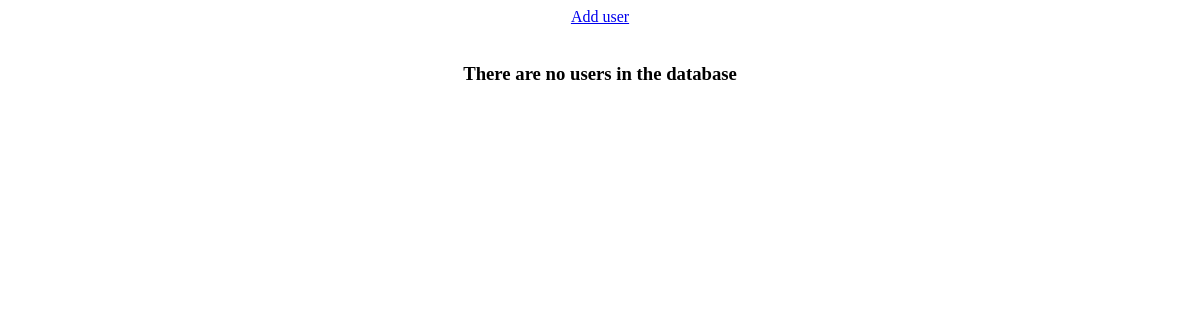
Before: / with the older database file.
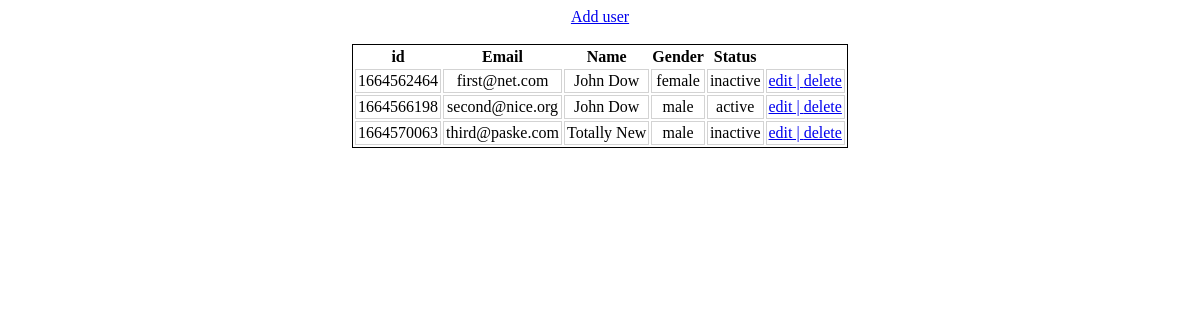
After: the same page with the newer database file.
### tables this page shows
CREATE TABLE `users` (
  `id` bigint NOT NULL,
  `email` varchar(255) NOT NULL,
  `name` varchar(255) NOT NULL,
  `gender` varchar(30) NOT NULL,
  `status` varchar(30) NOT NULL
);

### App/Controllers/UserController.php (called while the page is built, shortened)
<?php
class UserController
{
    private View $view;
    private User $user;
    public function __construct()
    {
        $this->view = new View(__DIR__ . '/../../Views');
        $this->user = new User();
    }
    public function viewAll(array $args = []): void
    {
        $users = $this->user->getAll();
        $this->view->renderHtml('User/ViewAll.php', ['users' => $users, 'args' => $args]);
    }
}

### Config/db.php (called while the page is built)
<?php
return [
    'db' => [
        'host' => 'task1-db-1',
        'dbname' => 'app_db',
        'user' => 'db_user',
        'password' => '321',
    ]
];

### App/Db.php (called while the page is built, shortened)
<?php
class Db
{
    private $pdo;
    public function __construct()
    {
        $dbInit = (require __DIR__ . '/../Config/db.php')['db'];
        $this->pdo = new \PDO(
            'mysql:host=' . $dbInit['host'] . '; dbname=' . $dbInit['dbname'],
            $dbInit['user'],
            $dbInit['password']
        );
    }
    public function getAll(): ?array
    {
        $result = $this->pdo->query('SELECT * FROM `users`');
        return $result->fetchAll() ?? null;
    }
}

### App/Models/User.php (called while the page is built, shortened)
<?php
class User
{
    private $db;
    public function __construct()
    {
        $this->db = new Db();
    }
    public function getAll(): ?array
    {
        return $this->db->getAll();
    }
}

### Config/routes.php (called while the page is built)
<?php
return [
    '/' => [App\Controllers\UserController::class, 'viewAll'],
    '/add' => [App\Controllers\UserController::class, 'addForm'],
    '/user/add' => [App\Controllers\UserController::class, 'add'],
    '/user/edit' => [App\Controllers\UserController::class, 'editForm'],
    '/user/delete' => [App\Controllers\UserController::class, 'delete'],
    '/edit' => [App\Controllers\UserController::class, 'edit']
];

### App/Router.php (called while the page is built, shortened)
<?php
class Router
{
    public function getController(): ?array
    {
        $routes = require __DIR__ . '/../Config/routes.php';
        $route = explode('/', $_SERVER['REQUEST_URI']);
        $args = [];
        for ($i = 3; $i < count($route); $i++) {
            $args[] = $route[$i] ?? '';
        }
        $route = count($route) <= 3  ? $route : array_slice($route, 0, 3);
        foreach ($routes as $path => $controllerAndAction) {
            $path = explode('/', $path);
            if ($path == $route) {
                $controllerAndAction[] = $args;
                return $controllerAndAction;
            }
        }
        return null;
    }
}

### Views/User/ViewAll.php (the view, shortened to what this page needs)
<!DOCTYPE html>
<html lang="en">
<head>
</head>
<body>
<div style="text-align: center;">
    <a href="/add">Add user</a>
<br>
<br>
    <?php if (!is_null($users) && !empty($users)): ?>
        <table class="center">
            <tr>
                <th>id</th>
                <th>Email</th>
                <th>Name</th>
                <th>Gender</th>
                <th>Status</th>
            </tr>
    <?php
            foreach ($users as $user): ?>
                <tr>
                    <td><?= $user['id'] ?></td>
                    <td><?= $user['email'] ?></td>
                    <td><?= $user['name'] ?></td>
                    <td><?= $user['gender'] ?></td>
                    <td><?= $user['status'] ?></td>
                    <td><a href ='/user/edit/<?= $user['id'] ?>'</a>edit |
                        <a href = '/user/delete/<?= $user['id'] ?>'</a>delete
                    </td>
                </tr>
            <?php endforeach; ?>
        </table>
    <?php else: echo '<h3>There are no users in the database</h3>';
          endif; ?>
</div>
</body>
</html>

### www/index.php (shortened to what this page needs)
<?php
$router = new Router();
if (!is_null($router->getController())){
    $controllerAction = $router->getController()[1];
    $controller = new $controllerName();
    $controller->$controllerAction();
} else {
    echo 'Page is not found.';
}

### App/View.php (shortened to what this page needs)
<?php
class View
{
    private $dir;
    public function __construct(string $dir)
    {
        $this->dir = $dir;
    }
    public function renderHtml(string $template, array $vars = []): void
    {
        extract($vars);
        include $this->dir . '/' . $template;
        $buffer = ob_get_contents();
        echo $buffer;
    }
}

### Views/User/ViewAll.php (style rules this page uses)
.center { margin-left: auto; margin-right: auto; border: 1px solid black; }
table td { padding: 2px; border: 1px solid lightgrey; }

Changed rows visible on the page:
added users: id "1664562464", email "first@net.com", name "John Dow", gender "female", status "inactive"
added users: id "1664566198", email "second@nice.org", name "John Dow", gender "male", status "active"
added users: id "1664570063", email "third@paske.com", name "Totally New", gender "male", status "inactive"
Other visible differences:
text no longer shown: "There are no users in the database"
text now shown: "id Email Name Gender Status"
